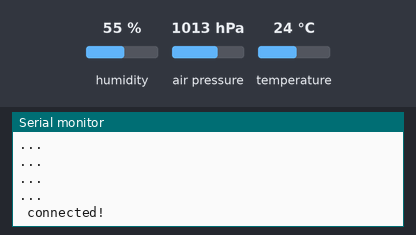
A sketch run on a simulated ESP32. Shown: the last lines printed to the serial monitor. Inputs (shaded band) come from the test bench; at power-on: humidity 55 %, air pressure 1013 hPa, temperature 24 °C. WiFi joins after 1.5 s; servers stay silent unless stated; uploads are accepted with an empty reply.

Above: at 2.7 s.
2.8 s: humidity set to 22 %
At 16.2 s:
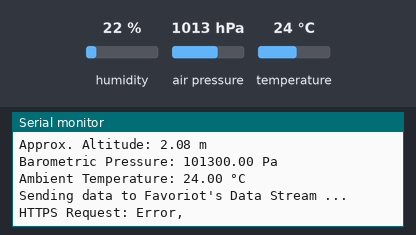
16.5 s: air pressure set to 952 hPa
21.5 s: temperature set to 12 °C
At 30.4 s:
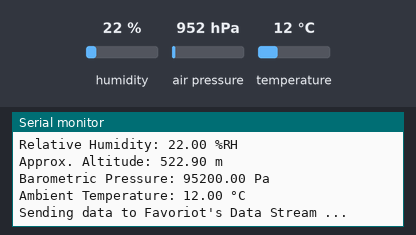

The sketch:

ESP32_BME280_HTTPS.ino
```cpp
#include <WiFi.h>                   // Untuk WiFi connection
#include <HTTPClient.h>             // untuk hantar dan terima data guna http protocol
#include <NetworkClientSecure.h>    // Untuk secure data yang dihantar
#include "FavoriotCA.h"             // cerification authentication untuk security (hhtps)
#include <Adafruit_BME280.h>

Adafruit_BME280 bme;

const char ssid[]= "YOUR_WIFI_SSID";
const char password[] = "YOUR_WIFI_PASSWORD";
const char deviceDeveloperID[] = "YOUR_DEVICE_DEVELOPER_ID";
const char deviceAccessToken[] = "YOUR_DEVICE_ACCESS_TOKEN";
const char Apikey[] = "YOUR_API_KEY";

String ReceiveResponse;
long previousMillis = 0;

void connectToWiFi();
void SendData();

void connectToWiFi() {
  Serial.print("Connecting to Wi-Fi '" + String(ssid) + "' ...");
  WiFi.begin(ssid, password);
  while(WiFi.status() != WL_CONNECTED){
    Serial.println("...");
    delay (250);
  }
  Serial.println(" connected!");
}

void setup(){
  Serial.begin (115200);
  if (!bme.begin()){
    Serial.println("Not detecting the BME280 sensor");
  }
  connectToWiFi();
}

void loop(){
  if (WiFi.status() != WL_CONNECTED) {
    connectToWiFi();
  }
  SendData();
  delay (250);
}

void SendData(){
  if(millis() - previousMillis > 15000){
    previousMillis = millis();

    Serial.println("Relative Humidity: "+String(bme.readHumidity())+" %RH");
    Serial.println("Approx. Altitude: "+String(bme.readAltitude(1013.25))+" m");
    Serial.println("Barometric Pressure: "+String(bme.readPressure())+" Pa");
    Serial.println("Ambient Temperature: "+String(bme.readTemperature())+" °C");

    String json = "{\"device_developer_id\":\"" + String(deviceDeveloperID) + "\",\"data\":{";
          json += "\"humidity\":\"" + String(bme.readHumidity()) + "\",";
          json += "\"altitude\":\"" + String(bme.readAltitude(1013.25)) + "\",";
          json += "\"barometer\":\"" + String(bme.readPressure()/100.00) + "\",";
          json += "\"temperature\":\"" + String(bme.readTemperature()) + "\",";
          json += "}}";

    Serial.println("\nSending data to Favoriot's Data Stream ...");
    NetworkClientSecure *client = new NetworkClientSecure;
    if(client) {
      client -> setCACert(FavoriotCA);
      HTTPClient https;
      https.begin("https://apiv2.favoriot.com/v2/streams");
      https.addHeader("Content-Type", "application/json");
      https.addHeader("Apikey", Apikey);

      int httpCode = https.POST(json);
      if(httpCode > 0){
        Serial.print("HTTPS Request: ");
        httpCode == 201 ? Serial.print("Success, ") : Serial.print("Error, ");
        Serial.println(https.getString());
      } else{
        Serial.println("> HTTPS Request Connection Error!");
      }
      https.end();
      delete client;
    } else{
      Serial.println("Unable to create secure client connection!");
    }
  }
}
```

Measured:
- after the input at 2.8 s, the serial monitor: prints a new line after 12.2 s (image 1)
- after the input at 21.5 s, the serial monitor: prints a new line after 8.7 s (image 2)
